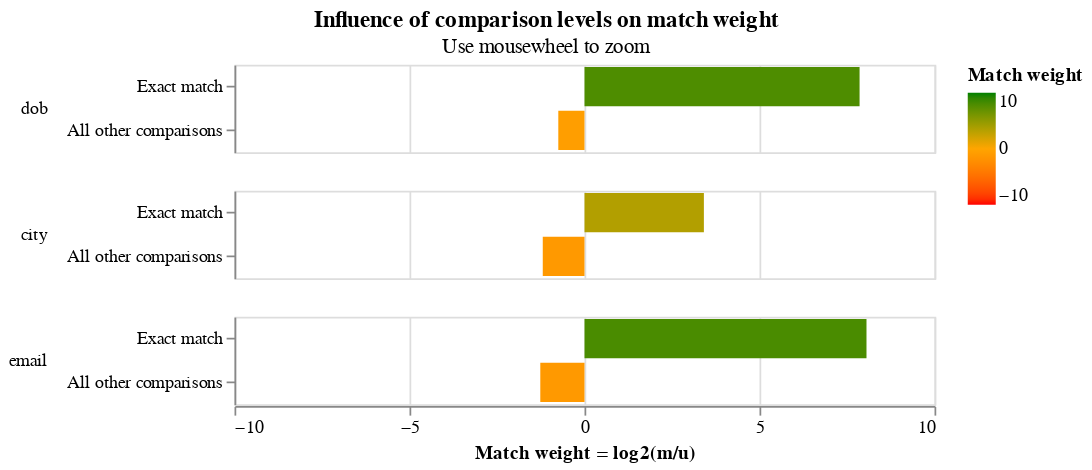

Notebook source saved alongside this figure:
### Markdown cell above
In a second training session, we block on `dob`.  This allows us to estimate parameters for the `first_name ` and `surname` comparisons.

Between the two training sessions, we now have parameter estimates for all comparisons.

### Code cell
training_blocking_rule = "l.dob = r.dob"
training_session_dob = linker.train_m_using_expectation_maximisation(training_blocking_rule)
c = training_session_names.match_weights_interactive_history_chart()

### Figure 1 — Vega-Lite specification as saved in the notebook (floating-point values rounded to 4 significant figures; data arrays with more than 128 entries replaced by an {"elided": "..."} marker saying what was removed)
{"config": {"view": {"width": 400, "height": 50}, "mark": {"tooltip": null}, "title": {"anchor": "middle"}, "header": {"title": null}}, "params": [{"name": "iteration_number", "value": 25, "bind": {"input": "range", "min": 0, "max": 25, "step": 1}, "description": "Filter by the interation number"}], "data": {"values": {"elided": "156 records"}}, "transform": [{"filter": "(datum.iteration == iteration_number)"}], "mark": {"type": "bar", "clip": true}, "selection": {"zoom_selector": {"type": "interval", "bind": "scales", "encodings": ["x"]}}, "encoding": {"color": {"type": "quantitative", "field": "log2_bayes_factor", "title": "Match weight", "scale": {"range": ["red", "orange", "green"], "domain": [-10, 0, 10]}}, "row": {"type": "nominal", "field": "comparison_name", "sort": {"field": "comparison_sort_order"}, "header": {"labelAngle": 0, "labelAnchor": "middle", "labelAlign": "left"}}, "tooltip": [{"type": "nominal", "field": "comparison_name", "title": "Comparison name"}, {"type": "ordinal", "field": "label_for_charts", "title": "Label"}, {"type": "nominal", "field": "sql_condition", "title": "SQL condition"}, {"type": "quantitative", "field": "m_probability", "format": ".4f", "title": "M probability"}, {"type": "quantitative", "field": "u_probability", "format": ".4f", "title": "U probability"}, {"type": "quantitative", "field": "bayes_factor", "title": "Bayes factor = m/u", "format": ",.4f"}, {"type": "quantitative", "field": "log2_bayes_factor", "title": "Match weight = log2(m/u)", "format": ",.4f"}, {"type": "nominal", "field": "bayes_factor_description", "title": "Match weight description"}], "x": {"type": "quantitative", "axis": {"title": "Match weight = log2(m/u)", "values": [-10, -5, 0, 5, 10]}, "field": "log2_bayes_factor", "scale": {"domain": [-10, 10]}}, "y": {"type": "nominal", "field": "label_for_charts", "axis": {"title": null}, "sort": {"field": "comparison_vector_value", "order": "descending"}}}, "resolve": {"scale": {"y": "independent"}}, "title": {"text": "Influence of comparison levels on match weight", "subtitle": "Use mousewheel to zoom"}, "$schema": "https://vega.github.io/schema/vega-lite/v4.json"}
